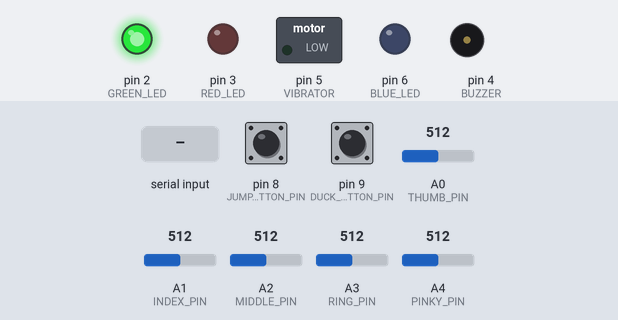
This sketch was run on a simulated Arduino Uno, built with avr-gcc and run on an emulated ATmega328P. Parts: switched loads named in the sketch (green lamp = pin HIGH), output pins drawn as LEDs (lit = HIGH), buzzer (waves = sounding). The test bench sets the inputs (shaded band); at power-on: pin 8 (JUMP_BUTTON_PIN) HIGH, pin 9 (DUCK_BUTTON_PIN) HIGH, A0 (THUMB_PIN) = 512, A1 (INDEX_PIN) = 512, A2 (MIDDLE_PIN) = 512, A3 (RING_PIN) = 512, A4 (PINKY_PIN) = 512. What the sketch prints to the serial monitor is not drawn.

Above: at 1.2 s.
1.3 s: "A" received over Serial
At 1.47 s:
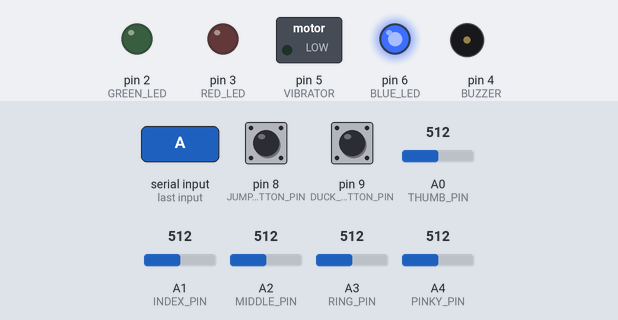
3.0 s: "L" received over Serial
At 3.9 s:
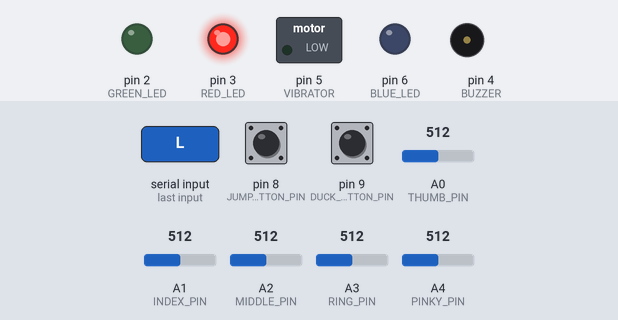
6.5 s: "G" received over Serial
At 7.7 s:
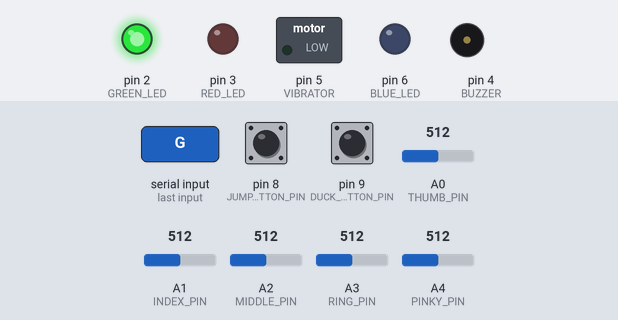
Timing chart, 0 to 9.0 s (numbered marks = the images above; inputs shaded):
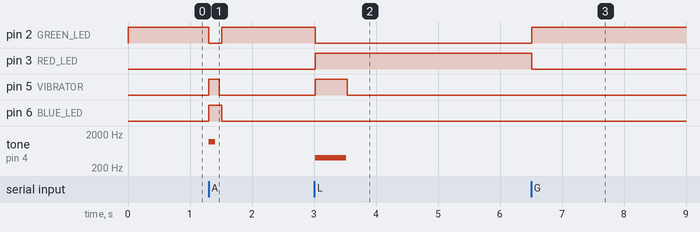

The sketch:

glove_controller.ino
```cpp
/*
  Flex Sensor Glove Controller - Dino Game
  Board: Arduino Uno / Nano

  Wiring:
    Each flex sensor: one leg -> analog pin, other leg -> GND.
    (No external divider resistor needed - the ATmega's internal pull-up
    resistor on each analog pin does that job instead, enabled below.)
      A0 Thumb flex    A1 Index flex
      A2 Middle flex   A3 Ring flex
      A4 Pinky flex
    D2 Green LED (+220R)   D3 Red LED (+220R)   D6 Blue LED (+220R)
    D4 Buzzer               D5 Vibration motor (via NPN transistor)

    FALLBACK BUTTONS (used alongside the flex sensors, not instead of them):
    D8 Jump button   -> one leg to D8, other leg to GND (internal pull-up, no resistor)
    D9 Duck button   -> one leg to D9, other leg to GND
    Press both together to restart.

  NOTE: with the internal pull-up, bending a finger still INCREASES the
  analogRead() value, so the isBent() logic and calibration steps below
  are unchanged - just the sensor wiring is simpler.

  Serial protocol:
    Arduino -> PC (one char + newline):
      'J' = Jump triggered (index finger bent)
      'D' = Duck start (middle+ring+pinky curled)
      'd' = Duck release
      'T' = Thumb trigger (restart / select)

    PC -> Arduino (single char):
      'G' = Running / idle   -> Green LED on, everything else off
      'A' = Action (jump/duck) -> brief Blue LED flash + buzzer beep + vibration pulse,
                                    then automatically returns to green
      'L' = Lose              -> Red LED on (stays on until next 'G') + buzzer + vibration

  IMPORTANT: run the calibration steps below before relying on this sketch -
  flex sensors vary a lot from unit to unit.

  This version avoids delay() inside the feedback handling so that rapid
  jump/duck events (which arrive often) never block sensor reading or
  gesture detection - timing is done with millis() instead.
*/

const int THUMB_PIN  = A0;
const int INDEX_PIN  = A1;
const int MIDDLE_PIN = A2;
const int RING_PIN   = A3;
const int PINKY_PIN  = A4;

const int GREEN_LED = 2;
const int RED_LED   = 3;
const int BLUE_LED  = 6;
const int BUZZER    = 4;
const int VIBRATOR  = 5;

const int JUMP_BUTTON_PIN = 8;
const int DUCK_BUTTON_PIN = 9;

// ---- Calibration values----------------
int thumbFlat = 300,  thumbBent = 600;
int indexFlat = 300,  indexBent = 650;
int midFlat   = 300,  midBent   = 650;
int ringFlat  = 300,  ringBent  = 650;
int pinkyFlat = 300,  pinkyBent = 650;

bool indexWasBent = false;
bool duckActive   = false;
bool thumbWasBent = false;

// ---- Fallback button state ----
bool btnJumpWasPressed = false;
bool btnDuckHeld = false;
bool btnDuckWasHeld = false;
bool btnBothWasPressed = false;

// ---- Non-blocking LED / vibration state machine ----
enum LedMode { MODE_GREEN, MODE_BLUE_PULSE, MODE_RED };
LedMode ledMode = MODE_GREEN;
unsigned long bluePulseStart = 0;
const unsigned long BLUE_PULSE_MS = 200;

bool vibrating = false;
unsigned long vibrateStart = 0;
unsigned long vibrateDurationMs = 0;

int bentThreshold(int flat, int bent) {
  return flat + (int)((bent - flat) * 0.6);
}

bool isBent(int pin, int flat, int bent) {
  int val = analogRead(pin);
  return val > bentThreshold(flat, bent);
}

void setLeds(bool g, bool b, bool r) {
  digitalWrite(GREEN_LED, g ? HIGH : LOW);
  digitalWrite(BLUE_LED,  b ? HIGH : LOW);
  digitalWrite(RED_LED,   r ? HIGH : LOW);
}

void startVibration(unsigned long durationMs) {
  digitalWrite(VIBRATOR, HIGH);
  vibrating = true;
  vibrateStart = millis();
  vibrateDurationMs = durationMs;
}

void setup() {
  Serial.begin(9600);

  pinMode(THUMB_PIN, INPUT_PULLUP);
  pinMode(INDEX_PIN, INPUT_PULLUP);
  pinMode(MIDDLE_PIN, INPUT_PULLUP);
  pinMode(RING_PIN, INPUT_PULLUP);
  pinMode(PINKY_PIN, INPUT_PULLUP);

  pinMode(GREEN_LED, OUTPUT);
  pinMode(RED_LED, OUTPUT);
  pinMode(BLUE_LED, OUTPUT);
  pinMode(BUZZER, OUTPUT);
  pinMode(VIBRATOR, OUTPUT);

  pinMode(JUMP_BUTTON_PIN, INPUT_PULLUP);
  pinMode(DUCK_BUTTON_PIN, INPUT_PULLUP);

  setLeds(true, false, false);
}

void loop() {
  bool thumbBentNow = isBent(THUMB_PIN, thumbFlat, thumbBent);
  bool indexBentNow = isBent(INDEX_PIN, indexFlat, indexBent);
  bool midBentNow   = isBent(MIDDLE_PIN, midFlat, midBent);
  bool ringBentNow  = isBent(RING_PIN, ringFlat, ringBent);
  bool pinkyBentNow = isBent(PINKY_PIN, pinkyFlat, pinkyBent);

  if (indexBentNow && !indexWasBent) {
    Serial.println("J");
  }
  indexWasBent = indexBentNow;

  bool duckNow = midBentNow && ringBentNow && pinkyBentNow;
  if (duckNow && !duckActive) {
    Serial.println("D");
    duckActive = true;
  } else if (!duckNow && duckActive) {
    Serial.println("d");
    duckActive = false;
  }

  if (thumbBentNow && !thumbWasBent) {
    Serial.println("T");
  }
  thumbWasBent = thumbBentNow;

  // ---- Fallback buttons ----
  bool jumpBtnPressed = (digitalRead(JUMP_BUTTON_PIN) == LOW);
  bool duckBtnPressed = (digitalRead(DUCK_BUTTON_PIN) == LOW);

  bool bothBtnPressed = jumpBtnPressed && duckBtnPressed;
  if (bothBtnPressed && !btnBothWasPressed) {
    Serial.println("T");
  }
  btnBothWasPressed = bothBtnPressed;

  if (jumpBtnPressed && !btnJumpWasPressed && !duckBtnPressed) {
    Serial.println("J");
  }
  btnJumpWasPressed = jumpBtnPressed;

  btnDuckHeld = duckBtnPressed && !jumpBtnPressed;
  if (btnDuckHeld && !btnDuckWasHeld) {
    Serial.println("D");
  } else if (!btnDuckHeld && btnDuckWasHeld) {
    Serial.println("d");
  }
  btnDuckWasHeld = btnDuckHeld;

  if (Serial.available() > 0) {
    char cmd = Serial.read();
    handleFeedback(cmd);
  }

  updateTimers();

  delay(20);
}

void handleFeedback(char cmd) {
  if (cmd == 'G') {
    ledMode = MODE_GREEN;
    setLeds(true, false, false);
    noTone(BUZZER);
  } else if (cmd == 'A') {
    ledMode = MODE_BLUE_PULSE;
    bluePulseStart = millis();
    setLeds(false, true, false);
    tone(BUZZER, 1200, 100);
    startVibration(150);
  } else if (cmd == 'L') {
    ledMode = MODE_RED;
    setLeds(false, false, true);
    tone(BUZZER, 400, 500);
    startVibration(500);
  }
}

void updateTimers() {
  // Auto-return from a blue action flash back to green
  if (ledMode == MODE_BLUE_PULSE && millis() - bluePulseStart >= BLUE_PULSE_MS) {
    ledMode = MODE_GREEN;
    setLeds(true, false, false);
  }

  if (vibrating && millis() - vibrateStart >= vibrateDurationMs) {
    digitalWrite(VIBRATOR, LOW);
    vibrating = false;
  }
}
```

Measured:
- after the input at 1.3 s, pin 2 (GREEN_LED): HIGH → LOW at once, → HIGH 0.21 s later; pin 5 (VIBRATOR): LOW → HIGH at once, → LOW 0.17 s later; pin 6 (BLUE_LED): LOW → HIGH at once, → LOW 0.21 s later; tone on pin 4 (BUZZER): silent → 1200 Hz at once, → silent 0.10 s later
- after the input at 3.0 s, pin 2 (GREEN_LED): HIGH → LOW at once; pin 3 (RED_LED): LOW → HIGH at once; pin 5 (VIBRATOR): LOW → HIGH at once, → LOW 0.52 s later; tone on pin 4 (BUZZER): silent → 400 Hz at once, → silent 0.50 s later
- after the input at 6.5 s, pin 2 (GREEN_LED): LOW → HIGH at once; pin 3 (RED_LED): HIGH → LOW at once
